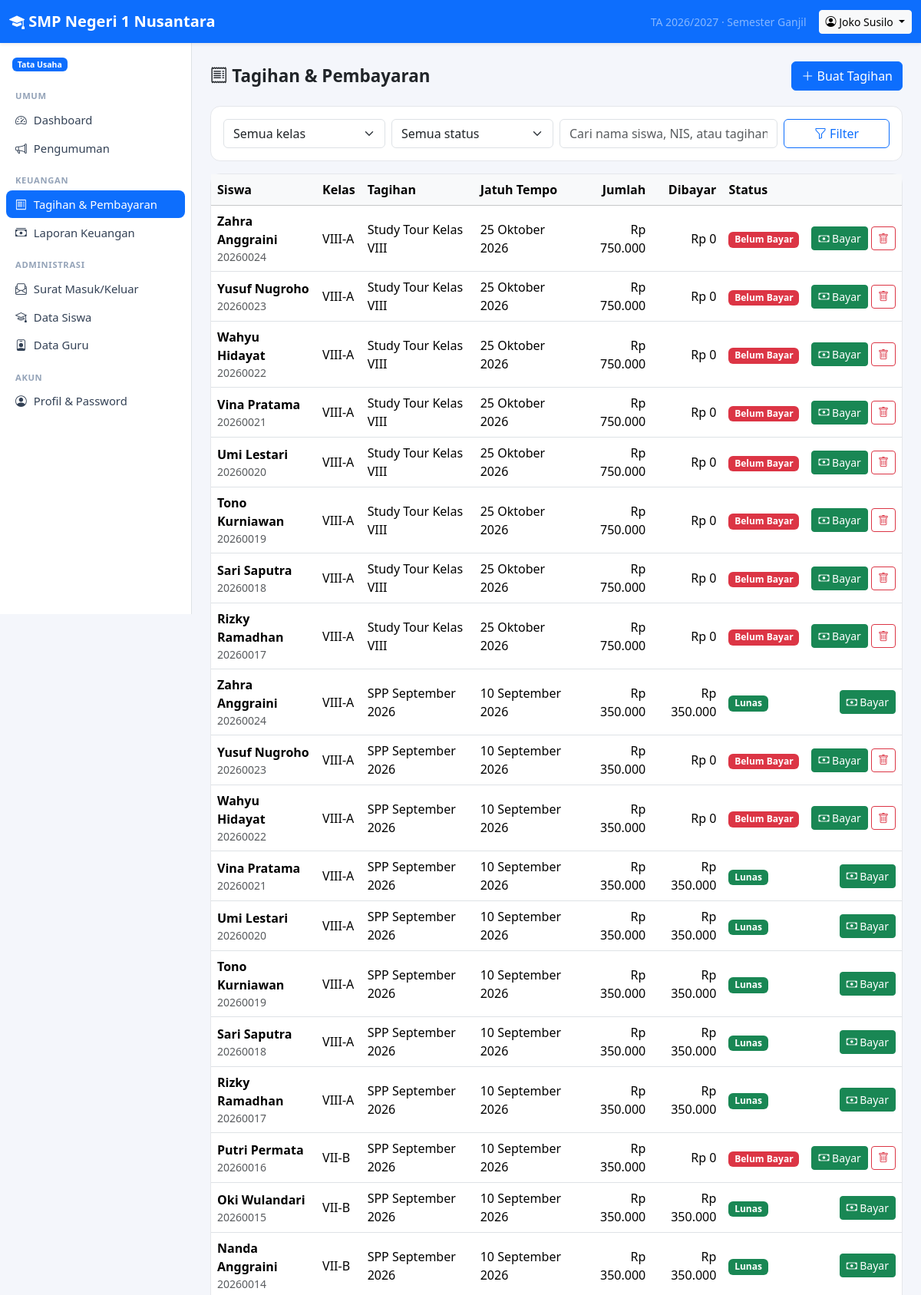
The page /index.php?r=keuangan/tagihan (signed in, upper part) on the database its author committed.
### tables this page shows
CREATE TABLE `settings` (
  `skey` varchar(50) NOT NULL,
  `svalue` text DEFAULT NULL,
  PRIMARY KEY (`skey`)
);

CREATE TABLE `users` (
  `id` int(11) NOT NULL AUTO_INCREMENT,
  `username` varchar(50) NOT NULL,
  `password_hash` varchar(255) NOT NULL,
  `name` varchar(100) NOT NULL,
  `role` varchar(20) NOT NULL,
  `nip` varchar(30) DEFAULT NULL,
  `email` varchar(100) DEFAULT NULL,
  `phone` varchar(30) DEFAULT NULL,
  `active` int(11) NOT NULL DEFAULT 1,
  `created_at` datetime DEFAULT current_timestamp(),
  PRIMARY KEY (`id`),
  UNIQUE KEY `username` (`username`),
  KEY `idx_users_role` (`role`)
);

CREATE TABLE `invoices` (
  `id` int(11) NOT NULL AUTO_INCREMENT,
  `student_id` int(11) NOT NULL,
  `title` varchar(150) NOT NULL,
  `amount` decimal(12,2) NOT NULL,
  `due_date` date DEFAULT NULL,
  `created_by` int(11) DEFAULT NULL,
  `created_at` datetime DEFAULT current_timestamp(),
  PRIMARY KEY (`id`),
  KEY `created_by` (`created_by`),
  KEY `idx_invoices_student` (`student_id`),
  CONSTRAINT `invoices_ibfk_1` FOREIGN KEY (`student_id`) REFERENCES `students` (`id`) ON DELETE CASCADE,
  CONSTRAINT `invoices_ibfk_2` FOREIGN KEY (`created_by`) REFERENCES `users` (`id`) ON DELETE SET NULL
);

CREATE TABLE `students` (
  `id` int(11) NOT NULL AUTO_INCREMENT,
  `user_id` int(11) NOT NULL,
  `nis` varchar(30) NOT NULL,
  `class_id` int(11) DEFAULT NULL,
  `parent_id` int(11) DEFAULT NULL,
  `gender` char(1) DEFAULT NULL,
  `birth_place` varchar(100) DEFAULT NULL,
  `birth_date` date DEFAULT NULL,
  `address` text DEFAULT NULL,
  PRIMARY KEY (`id`),
  UNIQUE KEY `user_id` (`user_id`),
  UNIQUE KEY `nis` (`nis`),
  KEY `idx_students_class` (`class_id`),
  KEY `idx_students_parent` (`parent_id`),
  CONSTRAINT `students_ibfk_1` FOREIGN KEY (`user_id`) REFERENCES `users` (`id`) ON DELETE CASCADE,
  CONSTRAINT `students_ibfk_2` FOREIGN KEY (`class_id`) REFERENCES `classes` (`id`) ON DELETE SET NULL,
  CONSTRAINT `students_ibfk_3` FOREIGN KEY (`parent_id`) REFERENCES `users` (`id`) ON DELETE SET NULL
);

CREATE TABLE `classes` (
  `id` int(11) NOT NULL AUTO_INCREMENT,
  `name` varchar(50) NOT NULL,
  `level` int(11) NOT NULL,
  `homeroom_teacher_id` int(11) DEFAULT NULL,
  PRIMARY KEY (`id`),
  UNIQUE KEY `name` (`name`),
  KEY `homeroom_teacher_id` (`homeroom_teacher_id`),
  CONSTRAINT `classes_ibfk_1` FOREIGN KEY (`homeroom_teacher_id`) REFERENCES `users` (`id`) ON DELETE SET NULL
);

### app/controllers/keuangan.php (called while the page is built, shortened)
<?php
function finance_invoices(): void
{
    $classId = param_int('class_id');
    $status = param('status');
    $q = param('q');
    $sql = 'SELECT i.*, u.name AS student_name, s.nis, c.name AS class_name,
                   COALESCE((SELECT SUM(amount) FROM payments p WHERE p.invoice_id = i.id), 0) AS paid
            FROM invoices i JOIN students s ON s.id = i.student_id JOIN users u ON u.id = s.user_id
            LEFT JOIN classes c ON c.id = s.class_id WHERE 1 = 1';
    $params = [];
    $invoices = db_all($sql . ' ORDER BY i.due_date DESC, i.id DESC', $params);
    render('keuangan/invoices', [
        'invoices' => $invoices,
        'classes'  => db_all('SELECT id, name FROM classes ORDER BY level, name'),
        'classId'  => $classId, 'status' => $status, 'q' => $q,
    ], 'Tagihan & Pembayaran');
}

### public/index.php (called while the page is built, shortened)
<?php
$routes = require BASE_PATH . '/app/routes.php';
$route  = trim(param('r'), '/');
[$file, $handler, $roles] = $routes[$route];
if ($roles !== null) {
    $roles === [] ? require_login() : require_role(...$roles);
}
try {
    $handler();
} catch (Throwable $e) {
    error_log((string) $e);
    if (config('debug')) {
        throw $e;
    }
    abort(500, 'Terjadi kesalahan pada server. Silakan coba lagi.');
}

### app/db.php (called while the page is built, shortened)
<?php
function db(): PDO
{
    static $pdo = null;
    if ($pdo instanceof PDO) {
        return $pdo;
    }
    $c = config('db');
    $options = [
        PDO::ATTR_ERRMODE            => PDO::ERRMODE_EXCEPTION,
        PDO::ATTR_DEFAULT_FETCH_MODE => PDO::FETCH_ASSOC,
        PDO::ATTR_EMULATE_PREPARES   => false,
    ];
    try {
        if ($c['driver'] === 'mysql') {
            $dsn = sprintf('mysql:host=%s;port=%s;dbname=%s;charset=utf8mb4', $c['host'], $c['port'], $c['name']);
            $pdo = new PDO($dsn, $c['user'], $c['pass'], $options);
            $pdo->exec("SET time_zone = '" . date('P') . "'");
        } else {
            $pdo = new PDO('sqlite:' . $c['sqlite_path'], null, null, $options);
            $pdo->exec('PRAGMA foreign_keys = ON');
            $pdo->exec('PRAGMA journal_mode = WAL');
        }
    } catch (PDOException $e) {
        if (PHP_SAPI === 'cli') {
            throw $e;
        }
        error_log((string) $e);
        while (ob_get_level() > 0) {
            ob_end_clean();
        }
        http_response_code(500);
        exit('<!doctype html><html lang="id"><meta charset="utf-8"><meta name="viewport" content="width=device-width, initial-scale=1">'
            . '<title>Database tidak terhubung</title>'
            . '<body style="font-family:system-ui,sans-serif;background:#f4f6fb;margin:0;padding:16px">'
            . '<div style="max-width:640px;margin:64px auto;background:#fff;border:1px solid #e5e7eb;border-radius:12px;padding:28px">'
            . '<h2 style="margin-top:0;color:#b91c1c">Tidak dapat terhubung ke database</h2>'
            . '<p>Aplikasi tidak bisa tersambung ke server database. Periksa hal berikut:</p><ol style="line-height:1.7">'
            . '<li>Nama database, user, dan password di <code>config.local.php</code> (atau <code>config.php</code>) sudah benar.</li>'
            . '<li>User database sudah ditambahkan ke database dengan hak <em>ALL PRIVILEGES</em>.</li>'
            . '<li>File <code>database/sekolah_mysql_kosong.sql</code> atau <code>sekolah_mysql.sql</code> sudah di-import.</li>'
            . '<li>Server MySQL/MariaDB sedang berjalan.</li></ol>'
            . '<p style="color:#64748b;font-size:14px;margin-bottom:0">Detail kesalahan dicatat di log error server.</p></div></body></html>');
    }
    return $pdo;
}
function db_query(string $sql, array $params = []): PDOStatement
{
    $st = db()->prepare($sql);
    $st->execute($params);
    return $st;
}
function db_one(string $sql, array $params = []): ?array
{
    $row = db_query($sql, $params)->fetch();
    return $row === false ? null : $row;
}
function db_all(string $sql, array $params = []): array
{
    return db_query($sql, $params)->fetchAll();
}

### app/auth.php (called while the page is built, shortened)
<?php
function current_user(): ?array
{
    static $user = false;
    if ($user !== false) {
        return $user;
    }
    $uid = $_SESSION['uid'] ?? null;
    $user = $uid ? db_one('SELECT * FROM users WHERE id = ? AND active = 1', [$uid]) : null;
    return $user;
}
function require_login(): array
{
    $u = current_user();
    return $u;
}
function require_role(string ...$roles): array
{
    $u = require_login();
    return $u;
}

### app/menu.php (called while the page is built, shortened)
<?php
function menu_for(string $role): array
{
    $common = ['Umum' => [
        ['Dashboard', '', 'speedometer2'],
        ['Pengumuman', 'pengumuman', 'megaphone'],
    ]];
    $teaching = ['Mengajar' => [
        ['Jadwal Mengajar', 'guru/jadwal', 'calendar-week'],
        ['Input Absensi', 'guru/absensi', 'clipboard-check'],
        ['Input Nilai', 'guru/nilai', 'pencil-square'],
    ]];
    return $common + ($menus[$role] ?? []) + ['Akun' => [['Profil & Password', 'profil', 'person-circle']]];
}

### app/views/keuangan/invoices.php (the view, shortened to what this page needs)
<div class="page-header">
    <h1><i class="bi bi-receipt"></i> Tagihan & Pembayaran</h1>
    <a class="btn btn-primary" href="<?= url('keuangan/tagihan/form') ?>"><i class="bi bi-plus-lg"></i> Buat Tagihan</a>
</div>
<div class="card mb-3"><div class="card-body">
    <form method="get" class="row g-2">
        <div class="col-md-3"><select class="form-select" name="class_id">
            <option value="">Semua kelas</option>
        </select></div>
        <div class="col-md-3"><select class="form-select" name="status">
            <option value="">Semua status</option>
        </select></div>
        <div class="col-md-4"><input class="form-control" name="q" value="<?= e($q) ?>" placeholder="Cari nama siswa, NIS, atau tagihan"></div>
        <div class="col-md-2"><button class="btn btn-outline-primary w-100"><i class="bi bi-funnel"></i> Filter</button></div>
    </form>
</div></div>
<div class="card"><div class="table-responsive">
    <table class="table table-hover mb-0">
        <thead class="table-light"><tr><th>Siswa</th><th>Kelas</th><th>Tagihan</th><th>Jatuh Tempo</th><th class="text-end">Jumlah</th><th class="text-end">Dibayar</th><th>Status</th><th></th></tr></thead>
        <tbody>
        <?php foreach ($invoices as $i): ?>
            <tr>
                <td><div class="fw-semibold"><?= e($i['student_name']) ?></div><div class="small text-muted"><?= e($i['nis']) ?></div></td>
                <td><?= e($i['class_name'] ?? '-') ?></td>
                <td><?= e($i['title']) ?></td>
                <td><?= tanggal($i['due_date']) ?></td>
                <td class="text-end"><?= rupiah($i['amount']) ?></td>
                <td class="text-end"><?= rupiah($i['paid']) ?></td>
                <td><?= invoice_badge((float) $i['amount'], (float) $i['paid']) ?></td>
                <td class="text-end text-nowrap">
                    <a class="btn btn-sm btn-success" href="<?= url('keuangan/bayar', ['id' => $i['id']]) ?>"><i class="bi bi-cash"></i> Bayar</a>
                    <?php if ((float) $i['paid'] == 0): ?><?= delete_button('keuangan/tagihan/hapus', (int) $i['id'], 'Hapus tagihan ini?') ?><?php endif; ?>
                </td>
            </tr>
        <?php endforeach; if (!$invoices) echo empty_row(8, 'Tidak ada tagihan.'); ?>
        </tbody>
    </table>
</div>
</div>

### app/helpers.php (shortened to what this page needs)
<?php
function config(string $key, mixed $default = null): mixed
{
    $value = $GLOBALS['config'];
    foreach (explode('.', $key) as $part) {
        $value = $value[$part];
    }
    return $value;
}
function e(mixed $value): string
{
    return htmlspecialchars((string) ($value ?? ''), ENT_QUOTES, 'UTF-8');
}
function url(string $route = '', array $params = []): string
{
    $query = $route !== '' ? ['r' => $route] + $params : $params;
    return 'index.php' . ($query ? '?' . http_build_query($query) : '');
}
function csrf_token(): string
{
    return $_SESSION['csrf'];
}
function csrf_field(): string
{
    return '<input type="hidden" name="_csrf" value="' . e(csrf_token()) . '">';
}
function param(string $key, string $default = ''): string
{
    $v = $_GET[$key] ?? $default;
    return is_string($v) ? trim($v) : $default;
}
function render(string $view, array $data = [], string $title = ''): void
{
    extract($data, EXTR_SKIP);
    require BASE_PATH . '/app/views/' . $view . '.php';
    $content = ob_get_clean();
    require BASE_PATH . '/app/views/layout.php';
}
function role_label(string $role): string
{
    return ROLES[$role] ?? $role;
}
function rupiah(mixed $n): string
{
    return 'Rp ' . number_format((float) $n, 0, ',', '.');
}
function tanggal(?string $date, bool $withDay = false): string
{
    $ts = strtotime($date);
    $out = date('j', $ts) . ' ' . MONTHS[(int) date('n', $ts)] . ' ' . date('Y', $ts);
    return $out;
}
function setting(string $key, string $default = ''): string
{
    static $cache = null;
    if ($cache === null) {
        $cache = [];
        foreach (db_all('SELECT skey, svalue FROM settings') as $row) {
            $cache[$row['skey']] = (string) $row['svalue'];
        }
    }
    return $cache[$key] ?? $default;
}
function period(): array
{
    return [
        'year'     => setting('academic_year', date('Y') . '/' . (date('Y') + 1)),
        'semester' => setting('semester', 'Ganjil'),
    ];
}
function invoice_badge(float $amount, float $paid): string
{
    if ($paid >= $amount) {
        return '<span class="badge text-bg-success">Lunas</span>';
    }
    if ($paid > 0) {
        return '<span class="badge text-bg-warning">Sebagian</span>';
    }
    return '<span class="badge text-bg-danger">Belum Bayar</span>';
}
function delete_button(string $route, int $id, string $confirm = 'Hapus data ini?', string $label = ''): string
{
    return '<form method="post" action="' . e(url($route)) . '" class="d-inline" data-confirm="' . e($confirm) . '">'
        . csrf_field() . '<input type="hidden" name="id" value="' . $id . '">'
        . '<button class="btn btn-sm btn-outline-danger" title="Hapus"><i class="bi bi-trash"></i>' . ($label ? ' ' . e($label) : '') . '</button></form>';
}

### app/views/layout.php (shortened to what this page needs)
<?php
$me = current_user();
$currentRoute = trim(param('r'), '/');
$schoolName = setting('school_name', config('app_name'));
$p = period();
?>
<!doctype html>
<html lang="id">
<head>
    <link href="assets/vendor/bootstrap/bootstrap.min.css" rel="stylesheet">
    <link href="assets/vendor/bootstrap-icons/bootstrap-icons.min.css" rel="stylesheet">
    <link href="assets/app.css" rel="stylesheet">
</head>
<body>
<?php if ($me): ?>
<nav class="navbar navbar-dark bg-primary sticky-top shadow-sm d-print-none">
    <div class="container-fluid">
        <a class="navbar-brand fw-semibold me-auto" href="<?= url() ?>"><i class="bi bi-mortarboard-fill"></i> <?= e($schoolName) ?></a>
        <span class="navbar-text text-white-50 small d-none d-md-inline me-3">
            TA <?= e($p['year']) ?> · Semester <?= e($p['semester']) ?>
        </span>
        <div class="dropdown">
            <button class="btn btn-sm btn-light dropdown-toggle" data-bs-toggle="dropdown">
                <i class="bi bi-person-circle"></i> <span class="d-none d-sm-inline"><?= e($me['name']) ?></span>
            </button>
        </div>
    </div>
</nav>
<div class="d-flex">
    <aside class="offcanvas-lg offcanvas-start sidebar border-end bg-body d-print-none" tabindex="-1" id="sidebar">
        <div class="offcanvas-body d-block p-2">
            <div class="px-2 py-2 mb-2 small">
                <span class="badge text-bg-primary"><?= e(role_label($me['role'])) ?></span>
            </div>
            <?php foreach (menu_for($me['role']) as $section => $items): ?>
                <div class="menu-section"><?= e($section) ?></div>
                <ul class="nav nav-pills flex-column mb-2">
                    <?php foreach ($items as [$label, $route, $icon]):
                        $active = $currentRoute === $route || ($route !== '' && str_starts_with($currentRoute, $route . '/')); ?>
                        <li class="nav-item">
                            <a class="nav-link<?= $active ? ' active' : '' ?>" href="<?= url($route) ?>">
                                <i class="bi bi-<?= e($icon) ?>"></i> <?= e($label) ?>
                            </a>
                        </li>
                    <?php endforeach; ?>
                </ul>
            <?php endforeach; ?>
        </div>
    </aside>
    <main class="flex-grow-1 p-3 p-md-4 main-content">
        <?= $content ?>
    </main>
</div>
<?php else: ?>
    <?= $content ?>
<?php endif; ?>
</body>
</html>

### public/assets/app.css (style rules this page uses)
body { background: #f4f6fb; }
.sidebar { width: 250px; flex-shrink: 0; min-height: calc(100vh - 56px); }
@media (min-width: 992px) { .sidebar { position: sticky; top: 56px; height: calc(100vh - 56px); overflow-y: auto; } }
.sidebar .nav-link { color: #334155; border-radius: .5rem; padding: .45rem .75rem; font-size: .925rem; }
.sidebar .nav-link.active { background: var(--bs-primary); color: #fff; }
.sidebar .nav-link i { width: 1.25rem; display: inline-block; }
.menu-section { font-size: .7rem; text-transform: uppercase; letter-spacing: .06em; color: #94a3b8; padding: .5rem .75rem .25rem; font-weight: 600; }
.main-content { min-width: 0; }
.card { border-radius: .8rem; border-color: #e5e7eb; }
.table > :not(caption) > * > * { vertical-align: middle; }
.page-header { display: flex; flex-wrap: wrap; gap: .75rem; justify-content: space-between; align-items: center; margin-bottom: 1.25rem; }
.page-header h1 { font-size: 1.4rem; margin: 0; font-weight: 600; }

### rows shown on the page
settings: skey "2026/2027", skey "Ganjil"
users: name "Joko Susilo", role "Tata Usaha"
invoices: users.name "Zahra Anggraini", student.nis "20260024", classes.name "VIII-A", title "Study Tour Kelas VIII", due_date "25 Oktober 2026", amount "Rp 750.000", paid "Rp 0"
invoices: users.name "Yusuf Nugroho", student.nis "20260023", classes.name "VIII-A", title "Study Tour Kelas VIII", due_date "25 Oktober 2026", amount "Rp 750.000", paid "Rp 0"
invoices: users.name "Wahyu Hidayat", student.nis "20260022", classes.name "VIII-A", title "Study Tour Kelas VIII", due_date "25 Oktober 2026", amount "Rp 750.000", paid "Rp 0"
invoices: users.name "Vina Pratama", student.nis "20260021", classes.name "VIII-A", title "Study Tour Kelas VIII", due_date "25 Oktober 2026", amount "Rp 750.000", paid "Rp 0"
invoices: users.name "Umi Lestari", student.nis "20260020", classes.name "VIII-A", title "Study Tour Kelas VIII", due_date "25 Oktober 2026", amount "Rp 750.000", paid "Rp 0"
invoices: users.name "Tono Kurniawan", student.nis "20260019", classes.name "VIII-A", title "Study Tour Kelas VIII", due_date "25 Oktober 2026", amount "Rp 750.000", paid "Rp 0"
invoices: users.name "Sari Saputra", student.nis "20260018", classes.name "VIII-A", title "Study Tour Kelas VIII", due_date "25 Oktober 2026", amount "Rp 750.000", paid "Rp 0"
invoices: users.name "Rizky Ramadhan", student.nis "20260017", classes.name "VIII-A", title "Study Tour Kelas VIII", due_date "25 Oktober 2026", amount "Rp 750.000", paid "Rp 0"
invoices: users.name "Zahra Anggraini", student.nis "20260024", classes.name "VIII-A", title "SPP September 2026", due_date "10 September 2026", amount "Rp 350.000", paid "Rp 350.000", shows "Lunas"
invoices: users.name "Yusuf Nugroho", student.nis "20260023", classes.name "VIII-A", title "SPP September 2026", due_date "10 September 2026", amount "Rp 350.000", paid "Rp 0"
invoices: users.name "Wahyu Hidayat", student.nis "20260022", classes.name "VIII-A", title "SPP September 2026", due_date "10 September 2026", amount "Rp 350.000", paid "Rp 0"
invoices: users.name "Vina Pratama", student.nis "20260021", classes.name "VIII-A", title "SPP September 2026", due_date "10 September 2026", amount "Rp 350.000", paid "Rp 350.000", shows "Lunas"
invoices: users.name "Umi Lestari", student.nis "20260020", classes.name "VIII-A", title "SPP September 2026", due_date "10 September 2026", amount "Rp 350.000", paid "Rp 350.000", shows "Lunas"
invoices: users.name "Tono Kurniawan", student.nis "20260019", classes.name "VIII-A", title "SPP September 2026", due_date "10 September 2026", amount "Rp 350.000", paid "Rp 350.000", shows "Lunas"
invoices: users.name "Sari Saputra", student.nis "20260018", classes.name "VIII-A", title "SPP September 2026", due_date "10 September 2026", amount "Rp 350.000", paid "Rp 350.000", shows "Lunas"
invoices: users.name "Rizky Ramadhan", student.nis "20260017", classes.name "VIII-A", title "SPP September 2026", due_date "10 September 2026", amount "Rp 350.000", paid "Rp 350.000", shows "Lunas"
invoices: users.name "Putri Permata", student.nis "20260016", classes.name "VII-B", title "SPP September 2026", due_date "10 September 2026", amount "Rp 350.000", paid "Rp 0"
invoices: users.name "Oki Wulandari", student.nis "20260015", classes.name "VII-B", title "SPP September 2026", due_date "10 September 2026", amount "Rp 350.000", paid "Rp 350.000", shows "Lunas"
invoices: users.name "Nanda Anggraini", student.nis "20260014", classes.name "VII-B", title "SPP September 2026", due_date "10 September 2026", amount "Rp 350.000", paid "Rp 350.000", shows "Lunas"

### other values the page prints
$schoolName "SMP Negeri 1 Nusantara"
$section "UMUM"
$label "Dashboard"
$label "Pengumuman"
$section "KEUANGAN"
$label "Tagihan & Pembayaran"
$label "Laporan Keuangan"
$section "ADMINISTRASI"
$label "Surat Masuk/Keluar"
$label "Data Siswa"
$label "Data Guru"
$section "AKUN"
$label "Profil & Password"
